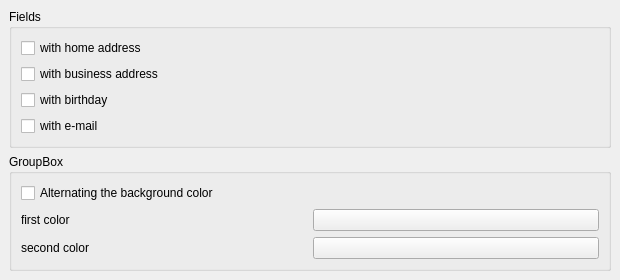
<?xml version="1.0" encoding="UTF-8"?>
<ui version="4.0">
 <class>CompactStyleForm_Base</class>
 <widget class="QWidget" name="CompactStyleForm_Base">
  <property name="geometry">
   <rect>
    <x>0</x>
    <y>0</y>
    <width>620</width>
    <height>277</height>
   </rect>
  </property>
  <property name="windowTitle">
   <string>Appearance</string>
  </property>
  <layout class="QGridLayout">
   <property name="margin">
    <number>9</number>
   </property>
   <property name="spacing">
    <number>6</number>
   </property>
   <item row="1" column="0">
    <widget class="QGroupBox" name="gbFields">
     <property name="title">
      <string>Fields</string>
     </property>
     <layout class="QVBoxLayout" name="verticalLayout_2">
      <item>
       <layout class="QVBoxLayout" name="verticalLayout">
        <item>
         <widget class="QCheckBox" name="cbWithHomeAddress">
          <property name="toolTip">
           <string>Print the home address, with home phone number and mobile phone number</string>
          </property>
          <property name="whatsThis">
           <string>Print the home address, with home phone number and mobile phone number</string>
          </property>
          <property name="text">
           <string>with home address</string>
          </property>
         </widget>
        </item>
        <item>
         <widget class="QCheckBox" name="cbWithBusinessAddress">
          <property name="toolTip">
           <string>print the business address, with business phone number</string>
          </property>
          <property name="whatsThis">
           <string>print the business address, with business phone number</string>
          </property>
          <property name="text">
           <string>with business address</string>
          </property>
         </widget>
        </item>
        <item>
         <widget class="QCheckBox" name="cbWithBirthday">
          <property name="toolTip">
           <string>Print the birthday</string>
          </property>
          <property name="whatsThis">
           <string>Print the birthday</string>
          </property>
          <property name="text">
           <string>with birthday</string>
          </property>
         </widget>
        </item>
        <item>
         <widget class="QCheckBox" name="cbWithEMail">
          <property name="toolTip">
           <string>Print the e-mail and e-mail2 fields</string>
          </property>
          <property name="whatsThis">
           <string>Print the e-mail and e-mail2 fields</string>
          </property>
          <property name="text">
           <string>with e-mail</string>
          </property>
         </widget>
        </item>
       </layout>
      </item>
     </layout>
    </widget>
   </item>
   <item row="2" column="0">
    <widget class="QGroupBox" name="gbColors">
     <property name="title">
      <string comment="KDE::DoNotExtract">GroupBox</string>
     </property>
     <layout class="QGridLayout" name="gridLayout_2">
      <item row="2" column="1">
       <widget class="KColorButton" name="cbSecond"/>
      </item>
      <item row="1" column="1">
       <widget class="KColorButton" name="cbFirst"/>
      </item>
      <item row="1" column="0">
       <widget class="QLabel" name="lbCbFirst">
        <property name="toolTip">
         <string>the first color, if alternating color is checked</string>
        </property>
        <property name="whatsThis">
         <string>the first color, if alternating color is checked</string>
        </property>
        <property name="text">
         <string>first color</string>
        </property>
       </widget>
      </item>
      <item row="2" column="0">
       <widget class="QLabel" name="lbCbSecond">
        <property name="toolTip">
         <string>the second color, if alternating color is checked</string>
        </property>
        <property name="whatsThis">
         <string>the second color, if alternating color is checked</string>
        </property>
        <property name="text">
         <string>second color</string>
        </property>
       </widget>
      </item>
      <item row="0" column="0">
       <widget class="QCheckBox" name="cbAlternating">
        <property name="toolTip">
         <string>Change the background color of every row</string>
        </property>
        <property name="whatsThis">
         <string>Change the background color of every row</string>
        </property>
        <property name="text">
         <string>Alternating the background color</string>
        </property>
       </widget>
      </item>
     </layout>
    </widget>
   </item>
  </layout>
 </widget>
 <customwidgets>
  <customwidget>
   <class>KColorButton</class>
   <extends>QPushButton</extends>
   <header>kcolorbutton.h</header>
  </customwidget>
 </customwidgets>
 <resources/>
 <connections/>
</ui>
